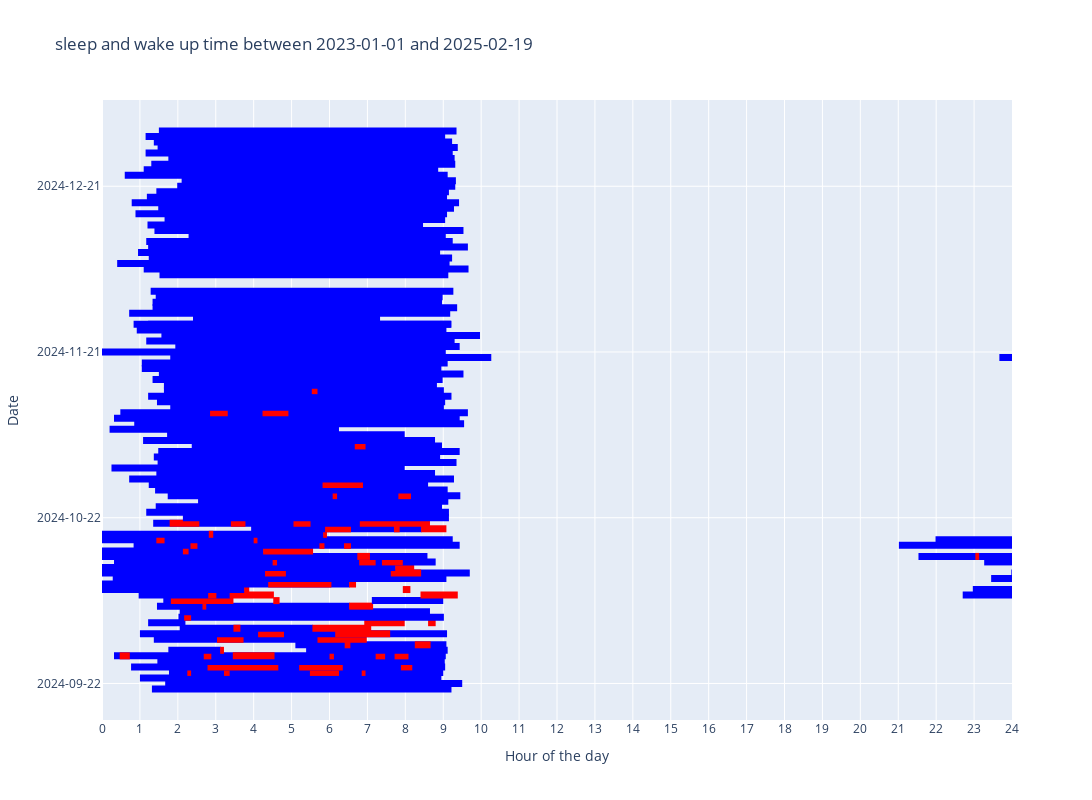

Here is the notebook cell this chart was saved with:
### Code cell
agg.plot_wake_up_periods('2023-01-01', end_time, save_png=save)

### Figure 1 — Plotly figure (JSON) as saved in the notebook; plotly's stock layout.template omitted (floating-point values rounded to 4 significant figures)
{"data": [{"hovertemplate": "2024-09-21 - 01:19:00 - 09:13:00", "line": {"color": "blue", "width": 7}, "mode": "lines", "showlegend": false, "type": "scatter", "x": [1.317, 9.217], "y": [629, 629]}, {"hovertemplate": "2024-09-22 - 01:40:00 - 09:30:00", "line": {"color": "blue", "width": 7}, "mode": "lines", "showlegend": false, "type": "scatter", "x": [1.667, 9.5], "y": [630, 630]}, {"hovertemplate": "2024-09-23 - 01:00:00 - 08:57:00", "line": {"color": "blue", "width": 7}, "mode": "lines", "showlegend": false, "type": "scatter", "x": [1, 8.95], "y": [631, 631]}, {"hovertemplate": "2024-09-24 - 01:46:00 - 09:00:00", "line": {"color": "blue", "width": 7}, "mode": "lines", "showlegend": false, "type": "scatter", "x": [1.767, 9], "y": [632, 632]}, {"hovertemplate": "2024-09-24 - 02:15:00 - 02:21:00", "line": {"color": "red", "width": 7}, "mode": "lines", "showlegend": false, "type": "scatter", "x": [2.25, 2.35], "y": [632, 632]}, {"hovertemplate": "2024-09-24 - 03:13:00 - 03:22:00", "line": {"color": "red", "width": 7}, "mode": "lines", "showlegend": false, "type": "scatter", "x": [3.217, 3.367], "y": [632, 632]}, {"hovertemplate": "2024-09-24 - 05:29:00 - 06:15:00", "line": {"color": "red", "width": 7}, "mode": "lines", "showlegend": false, "type": "scatter", "x": [5.483, 6.25], "y": [632, 632]}, {"hovertemplate": "2024-09-24 - 06:51:00 - 06:57:00", "line": {"color": "red", "width": 7}, "mode": "lines", "showlegend": false, "type": "scatter", "x": [6.85, 6.95], "y": [632, 632]}, {"hovertemplate": "2024-09-25 - 00:46:00 - 09:03:00", "line": {"color": "blue", "width": 7}, "mode": "lines", "showlegend": false, "type": "scatter", "x": [0.7667, 9.05], "y": [633, 633]}, {"hovertemplate": "2024-09-25 - 02:47:00 - 04:39:00", "line": {"color": "red", "width": 7}, "mode": "lines", "showlegend": false, "type": "scatter", "x": [2.783, 4.65], "y": [633, 633]}, {"hovertemplate": "2024-09-25 - 05:12:00 - 06:21:00", "line": {"color": "red", "width": 7}, "mode": "lines", "showlegend": false, "type": "scatter", "x": [5.2, 6.35], "y": [633, 633]}, {"hovertemplate": "2024-09-25 - 07:53:00 - 08:11:00", "line": {"color": "red", "width": 7}, "mode": "lines", "showlegend": false, "type": "scatter", "x": [7.883, 8.183], "y": [633, 633]}, {"hovertemplate": "2024-09-26 - 01:28:00 - 09:02:00", "line": {"color": "blue", "width": 7}, "mode": "lines", "showlegend": false, "type": "scatter", "x": [1.467, 9.033], "y": [634, 634]}, {"hovertemplate": "2024-09-26 - 01:28:00 - 09:02:00", "line": {"color": "blue", "width": 7}, "mode": "lines", "showlegend": false, "type": "scatter", "x": [1.467, 9.033], "y": [634, 634]}, {"hovertemplate": "2024-09-27 - 00:19:00 - 09:04:00", "line": {"color": "blue", "width": 7}, "mode": "lines", "showlegend": false, "type": "scatter", "x": [0.3167, 9.067], "y": [635, 635]}, {"hovertemplate": "2024-09-27 - 00:28:00 - 00:44:00", "line": {"color": "red", "width": 7}, "mode": "lines", "showlegend": false, "type": "scatter", "x": [0.4667, 0.7333], "y": [635, 635]}, {"hovertemplate": "2024-09-27 - 02:41:00 - 02:53:00", "line": {"color": "red", "width": 7}, "mode": "lines", "showlegend": false, "type": "scatter", "x": [2.683, 2.883], "y": [635, 635]}, {"hovertemplate": "2024-09-27 - 03:27:00 - 04:33:00", "line": {"color": "red", "width": 7}, "mode": "lines", "showlegend": false, "type": "scatter", "x": [3.45, 4.55], "y": [635, 635]}, {"hovertemplate": "2024-09-27 - 06:00:00 - 06:07:00", "line": {"color": "red", "width": 7}, "mode": "lines", "showlegend": false, "type": "scatter", "x": [6, 6.117], "y": [635, 635]}, {"hovertemplate": "2024-09-27 - 07:13:00 - 07:28:00", "line": {"color": "red", "width": 7}, "mode": "lines", "showlegend": false, "type": "scatter", "x": [7.217, 7.467], "y": [635, 635]}, {"hovertemplate": "2024-09-27 - 07:43:00 - 08:05:00", "line": {"color": "red", "width": 7}, "mode": "lines", "showlegend": false, "type": "scatter", "x": [7.717, 8.083], "y": [635, 635]}, {"hovertemplate": "2024-09-28 - 01:45:00 - 03:08:00", "line": {"color": "blue", "width": 7}, "mode": "lines", "showlegend": false, "type": "scatter", "x": [1.75, 3.133], "y": [636, 636]}, {"hovertemplate": "2024-09-28 - 05:23:00 - 09:07:00", "line": {"color": "blue", "width": 7}, "mode": "lines", "showlegend": false, "type": "scatter", "x": [5.383, 9.117], "y": [636, 636]}, {"hovertemplate": "2024-09-28 - 03:07:00 - 03:13:00", "line": {"color": "red", "width": 7}, "mode": "lines", "showlegend": false, "type": "scatter", "x": [3.117, 3.217], "y": [636, 636]}, {"hovertemplate": "2024-09-29 - 05:06:00 - 09:05:00", "line": {"color": "blue", "width": 7}, "mode": "lines", "showlegend": false, "type": "scatter", "x": [5.1, 9.083], "y": [637, 637]}, {"hovertemplate": "2024-09-29 - 06:24:00 - 06:33:00", "line": {"color": "red", "width": 7}, "mode": "lines", "showlegend": false, "type": "scatter", "x": [6.4, 6.55], "y": [637, 637]}, {"hovertemplate": "2024-09-29 - 08:15:00 - 08:40:00", "line": {"color": "red", "width": 7}, "mode": "lines", "showlegend": false, "type": "scatter", "x": [8.25, 8.667], "y": [637, 637]}, {"hovertemplate": "2024-09-30 - 01:22:00 - 05:42:00", "line": {"color": "blue", "width": 7}, "mode": "lines", "showlegend": false, "type": "scatter", "x": [1.367, 5.7], "y": [638, 638]}, {"hovertemplate": "2024-09-30 - 03:02:00 - 03:44:00", "line": {"color": "red", "width": 7}, "mode": "lines", "showlegend": false, "type": "scatter", "x": [3.033, 3.733], "y": [638, 638]}, {"hovertemplate": "2024-09-30 - 05:41:00 - 06:59:00", "line": {"color": "red", "width": 7}, "mode": "lines", "showlegend": false, "type": "scatter", "x": [5.683, 6.983], "y": [638, 638]}, {"hovertemplate": "2024-10-01 - 01:00:00 - 09:06:00", "line": {"color": "blue", "width": 7}, "mode": "lines", "showlegend": false, "type": "scatter", "x": [1, 9.1], "y": [639, 639]}, {"hovertemplate": "2024-10-01 - 04:07:00 - 04:48:00", "line": {"color": "red", "width": 7}, "mode": "lines", "showlegend": false, "type": "scatter", "x": [4.117, 4.8], "y": [639, 639]}, {"hovertemplate": "2024-10-01 - 06:09:00 - 07:36:00", "line": {"color": "red", "width": 7}, "mode": "lines", "showlegend": false, "type": "scatter", "x": [6.15, 7.6], "y": [639, 639]}, {"hovertemplate": "2024-10-02 - 02:03:00 - 05:34:00", "line": {"color": "blue", "width": 7}, "mode": "lines", "showlegend": false, "type": "scatter", "x": [2.05, 5.567], "y": [640, 640]}, {"hovertemplate": "2024-10-02 - 03:28:00 - 03:39:00", "line": {"color": "red", "width": 7}, "mode": "lines", "showlegend": false, "type": "scatter", "x": [3.467, 3.65], "y": [640, 640]}, {"hovertemplate": "2024-10-02 - 05:33:00 - 07:06:00", "line": {"color": "red", "width": 7}, "mode": "lines", "showlegend": false, "type": "scatter", "x": [5.55, 7.1], "y": [640, 640]}, {"hovertemplate": "2024-10-03 - 01:13:00 - 02:12:00", "line": {"color": "blue", "width": 7}, "mode": "lines", "showlegend": false, "type": "scatter", "x": [1.217, 2.2], "y": [641, 641]}, {"hovertemplate": "2024-10-03 - 06:55:00 - 07:59:00", "line": {"color": "red", "width": 7}, "mode": "lines", "showlegend": false, "type": "scatter", "x": [6.917, 7.983], "y": [641, 641]}, {"hovertemplate": "2024-10-03 - 08:36:00 - 08:48:00", "line": {"color": "red", "width": 7}, "mode": "lines", "showlegend": false, "type": "scatter", "x": [8.6, 8.8], "y": [641, 641]}, {"hovertemplate": "2024-10-04 - 02:01:00 - 09:01:00", "line": {"color": "blue", "width": 7}, "mode": "lines", "showlegend": false, "type": "scatter", "x": [2.017, 9.017], "y": [642, 642]}, {"hovertemplate": "2024-10-04 - 02:10:00 - 02:21:00", "line": {"color": "red", "width": 7}, "mode": "lines", "showlegend": false, "type": "scatter", "x": [2.167, 2.35], "y": [642, 642]}, {"hovertemplate": "2024-10-05 - 02:03:00 - 08:39:00", "line": {"color": "blue", "width": 7}, "mode": "lines", "showlegend": false, "type": "scatter", "x": [2.05, 8.65], "y": [643, 643]}, {"hovertemplate": "2024-10-06 - 01:27:00 - 06:32:00", "line": {"color": "blue", "width": 7}, "mode": "lines", "showlegend": false, "type": "scatter", "x": [1.45, 6.533], "y": [644, 644]}, {"hovertemplate": "2024-10-06 - 02:39:00 - 02:45:00", "line": {"color": "red", "width": 7}, "mode": "lines", "showlegend": false, "type": "scatter", "x": [2.65, 2.75], "y": [644, 644]}, {"hovertemplate": "2024-10-06 - 06:31:00 - 07:09:00", "line": {"color": "red", "width": 7}, "mode": "lines", "showlegend": false, "type": "scatter", "x": [6.517, 7.15], "y": [644, 644]}, {"hovertemplate": "2024-10-07 - 01:37:00 - 01:50:00", "line": {"color": "blue", "width": 7}, "mode": "lines", "showlegend": false, "type": "scatter", "x": [1.617, 1.833], "y": [645, 645]}, {"hovertemplate": "2024-10-07 - 07:07:00 - 09:00:00", "line": {"color": "blue", "width": 7}, "mode": "lines", "showlegend": false, "type": "scatter", "x": [7.117, 9], "y": [645, 645]}, {"hovertemplate": "2024-10-07 - 01:49:00 - 03:28:00", "line": {"color": "red", "width": 7}, "mode": "lines", "showlegend": false, "type": "scatter", "x": [1.817, 3.467], "y": [645, 645]}, {"hovertemplate": "2024-10-07 - 04:31:00 - 04:41:00", "line": {"color": "red", "width": 7}, "mode": "lines", "showlegend": false, "type": "scatter", "x": [4.517, 4.683], "y": [645, 645]}, {"hovertemplate": "2024-10-08 - 00:58:00 - 03:23:00", "line": {"color": "blue", "width": 7}, "mode": "lines", "showlegend": false, "type": "scatter", "x": [0.9667, 3.383], "y": [646, 646]}, {"hovertemplate": "2024-10-08 - 02:48:00 - 03:01:00", "line": {"color": "red", "width": 7}, "mode": "lines", "showlegend": false, "type": "scatter", "x": [2.8, 3.017], "y": [646, 646]}, {"hovertemplate": "2024-10-08 - 03:22:00 - 04:32:00", "line": {"color": "red", "width": 7}, "mode": "lines", "showlegend": false, "type": "scatter", "x": [3.367, 4.533], "y": [646, 646]}, {"hovertemplate": "2024-10-08 - 08:24:00 - 09:23:00", "line": {"color": "red", "width": 7}, "mode": "lines", "showlegend": false, "type": "scatter", "x": [8.4, 9.383], "y": [646, 646]}, {"hovertemplate": "2024-10-08 - 22:42:00 - 24:00:00", "line": {"color": "blue", "width": 7}, "mode": "lines", "showlegend": false, "type": "scatter", "x": [22.7, 24], "y": [646, 646]}, {"hovertemplate": "2024-10-09 - 00:00:00 - 03:46:00", "line": {"color": "blue", "width": 7}, "mode": "lines", "showlegend": false, "type": "scatter", "x": [0, 3.767], "y": [647, 647]}, {"hovertemplate": "2024-10-09 - 03:45:00 - 03:53:00", "line": {"color": "red", "width": 7}, "mode": "lines", "showlegend": false, "type": "scatter", "x": [3.75, 3.883], "y": [647, 647]}, {"hovertemplate": "2024-10-09 - 07:56:00 - 08:08:00", "line": {"color": "red", "width": 7}, "mode": "lines", "showlegend": false, "type": "scatter", "x": [7.933, 8.133], "y": [647, 647]}, {"hovertemplate": "2024-10-09 - 22:58:00 - 24:00:00", "line": {"color": "blue", "width": 7}, "mode": "lines", "showlegend": false, "type": "scatter", "x": [22.97, 24], "y": [647, 647]}, {"hovertemplate": "2024-10-10 - 00:00:00 - 06:32:00", "line": {"color": "blue", "width": 7}, "mode": "lines", "showlegend": false, "type": "scatter", "x": [0, 6.533], "y": [648, 648]}, {"hovertemplate": "2024-10-10 - 04:23:00 - 06:03:00", "line": {"color": "red", "width": 7}, "mode": "lines", "showlegend": false, "type": "scatter", "x": [4.383, 6.05], "y": [648, 648]}, {"hovertemplate": "2024-10-10 - 06:31:00 - 06:42:00", "line": {"color": "red", "width": 7}, "mode": "lines", "showlegend": false, "type": "scatter", "x": [6.517, 6.7], "y": [648, 648]}, {"hovertemplate": "2024-10-11 - 00:17:00 - 09:05:00", "line": {"color": "blue", "width": 7}, "mode": "lines", "showlegend": false, "type": "scatter", "x": [0.2833, 9.083], "y": [649, 649]}, {"hovertemplate": "2024-10-11 - 23:27:00 - 24:00:00", "line": {"color": "blue", "width": 7}, "mode": "lines", "showlegend": false, "type": "scatter", "x": [23.45, 24], "y": [649, 649]}, {"hovertemplate": "2024-10-12 - 00:00:00 - 09:42:00", "line": {"color": "blue", "width": 7}, "mode": "lines", "showlegend": false, "type": "scatter", "x": [0, 9.7], "y": [650, 650]}, {"hovertemplate": "2024-10-12 - 04:18:00 - 04:51:00", "line": {"color": "red", "width": 7}, "mode": "lines", "showlegend": false, "type": "scatter", "x": [4.3, 4.85], "y": [650, 650]}, {"hovertemplate": "2024-10-12 - 07:37:00 - 08:25:00", "line": {"color": "red", "width": 7}, "mode": "lines", "showlegend": false, "type": "scatter", "x": [7.617, 8.417], "y": [650, 650]}, {"hovertemplate": "2024-10-12 - 23:59:00 - 24:00:00", "line": {"color": "blue", "width": 7}, "mode": "lines", "showlegend": false, "type": "scatter", "x": [23.98, 24], "y": [650, 650]}, {"hovertemplate": "2024-10-13 - 00:00:00 - 07:45:00", "line": {"color": "blue", "width": 7}, "mode": "lines", "showlegend": false, "type": "scatter", "x": [0, 7.75], "y": [651, 651]}, {"hovertemplate": "2024-10-13 - 07:44:00 - 08:14:00", "line": {"color": "red", "width": 7}, "mode": "lines", "showlegend": false, "type": "scatter", "x": [7.733, 8.233], "y": [651, 651]}, {"hovertemplate": "2024-10-14 - 00:19:00 - 08:48:00", "line": {"color": "blue", "width": 7}, "mode": "lines", "showlegend": false, "type": "scatter", "x": [0.3167, 8.8], "y": [652, 652]}, {"hovertemplate": "2024-10-14 - 04:30:00 - 04:37:00", "line": {"color": "red", "width": 7}, "mode": "lines", "showlegend": false, "type": "scatter", "x": [4.5, 4.617], "y": [652, 652]}, {"hovertemplate": "2024-10-14 - 06:47:00 - 07:13:00", "line": {"color": "red", "width": 7}, "mode": "lines", "showlegend": false, "type": "scatter", "x": [6.783, 7.217], "y": [652, 652]}, {"hovertemplate": "2024-10-14 - 07:23:00 - 07:56:00", "line": {"color": "red", "width": 7}, "mode": "lines", "showlegend": false, "type": "scatter", "x": [7.383, 7.933], "y": [652, 652]}, {"hovertemplate": "2024-10-14 - 23:16:00 - 24:00:00", "line": {"color": "blue", "width": 7}, "mode": "lines", "showlegend": false, "type": "scatter", "x": [23.27, 24], "y": [652, 652]}, {"hovertemplate": "2024-10-15 - 00:00:00 - 08:35:00", "line": {"color": "blue", "width": 7}, "mode": "lines", "showlegend": false, "type": "scatter", "x": [0, 8.583], "y": [653, 653]}, {"hovertemplate": "2024-10-15 - 06:44:00 - 07:04:00", "line": {"color": "red", "width": 7}, "mode": "lines", "showlegend": false, "type": "scatter", "x": [6.733, 7.067], "y": [653, 653]}, {"hovertemplate": "2024-10-15 - 21:32:00 - 24:00:00", "line": {"color": "blue", "width": 7}, "mode": "lines", "showlegend": false, "type": "scatter", "x": [21.53, 24], "y": [653, 653]}, {"hovertemplate": "2024-10-16 - 00:00:00 - 04:16:00", "line": {"color": "blue", "width": 7}, "mode": "lines", "showlegend": false, "type": "scatter", "x": [0, 4.267], "y": [654, 654]}, {"hovertemplate": "2024-10-15 - 23:02:00 - 23:08:00", "line": {"color": "red", "width": 7}, "mode": "lines", "showlegend": false, "type": "scatter", "x": [23.03, 23.13], "y": [653, 653]}, {"hovertemplate": "2024-10-16 - 02:08:00 - 02:17:00", "line": {"color": "red", "width": 7}, "mode": "lines", "showlegend": false, "type": "scatter", "x": [2.133, 2.283], "y": [654, 654]}, {"hovertemplate": "2024-10-16 - 04:15:00 - 05:34:00", "line": {"color": "red", "width": 7}, "mode": "lines", "showlegend": false, "type": "scatter", "x": [4.25, 5.567], "y": [654, 654]}, {"hovertemplate": "2024-10-17 - 00:50:00 - 09:26:00", "line": {"color": "blue", "width": 7}, "mode": "lines", "showlegend": false, "type": "scatter", "x": [0.8333, 9.433], "y": [655, 655]}, {"hovertemplate": "2024-10-17 - 02:20:00 - 02:31:00", "line": {"color": "red", "width": 7}, "mode": "lines", "showlegend": false, "type": "scatter", "x": [2.333, 2.517], "y": [655, 655]}, {"hovertemplate": "2024-10-17 - 05:44:00 - 05:52:00", "line": {"color": "red", "width": 7}, "mode": "lines", "showlegend": false, "type": "scatter", "x": [5.733, 5.867], "y": [655, 655]}, {"hovertemplate": "2024-10-17 - 06:23:00 - 06:34:00", "line": {"color": "red", "width": 7}, "mode": "lines", "showlegend": false, "type": "scatter", "x": [6.383, 6.567], "y": [655, 655]}, {"hovertemplate": "2024-10-17 - 21:01:00 - 24:00:00", "line": {"color": "blue", "width": 7}, "mode": "lines", "showlegend": false, "type": "scatter", "x": [21.02, 24], "y": [655, 655]}, {"hovertemplate": "2024-10-18 - 00:00:00 - 09:15:00", "line": {"color": "blue", "width": 7}, "mode": "lines", "showlegend": false, "type": "scatter", "x": [0, 9.25], "y": [656, 656]}, {"hovertemplate": "2024-10-18 - 01:26:00 - 01:39:00", "line": {"color": "red", "width": 7}, "mode": "lines", "showlegend": false, "type": "scatter", "x": [1.433, 1.65], "y": [656, 656]}, {"hovertemplate": "2024-10-18 - 04:00:00 - 04:06:00", "line": {"color": "red", "width": 7}, "mode": "lines", "showlegend": false, "type": "scatter", "x": [4, 4.1], "y": [656, 656]}, {"hovertemplate": "2024-10-18 - 21:59:00 - 24:00:00", "line": {"color": "blue", "width": 7}, "mode": "lines", "showlegend": false, "type": "scatter", "x": [21.98, 24], "y": [656, 656]}, {"hovertemplate": "2024-10-19 - 00:00:00 - 05:51:00", "line": {"color": "blue", "width": 7}, "mode": "lines", "showlegend": false, "type": "scatter", "x": [0, 5.85], "y": [657, 657]}, {"hovertemplate": "2024-10-19 - 02:49:00 - 02:56:00", "line": {"color": "red", "width": 7}, "mode": "lines", "showlegend": false, "type": "scatter", "x": [2.817, 2.933], "y": [657, 657]}, {"hovertemplate": "2024-10-19 - 05:50:00 - 05:56:00", "line": {"color": "red", "width": 7}, "mode": "lines", "showlegend": false, "type": "scatter", "x": [5.833, 5.933], "y": [657, 657]}, {"hovertemplate": "2024-10-20 - 03:56:00 - 08:26:00", "line": {"color": "blue", "width": 7}, "mode": "lines", "showlegend": false, "type": "scatter", "x": [3.933, 8.433], "y": [658, 658]}, {"hovertemplate": "2024-10-20 - 05:53:00 - 06:34:00", "line": {"color": "red", "width": 7}, "mode": "lines", "showlegend": false, "type": "scatter", "x": [5.883, 6.567], "y": [658, 658]}, {"hovertemplate": "2024-10-20 - 07:42:00 - 07:51:00", "line": {"color": "red", "width": 7}, "mode": "lines", "showlegend": false, "type": "scatter", "x": [7.7, 7.85], "y": [658, 658]}, {"hovertemplate": "2024-10-20 - 08:25:00 - 09:05:00", "line": {"color": "red", "width": 7}, "mode": "lines", "showlegend": false, "type": "scatter", "x": [8.417, 9.083], "y": [658, 658]}, {"hovertemplate": "2024-10-21 - 01:21:00 - 06:49:00", "line": {"color": "blue", "width": 7}, "mode": "lines", "showlegend": false, "type": "scatter", "x": [1.35, 6.817], "y": [659, 659]}, {"hovertemplate": "2024-10-21 - 01:47:00 - 02:34:00", "line": {"color": "red", "width": 7}, "mode": "lines", "showlegend": false, "type": "scatter", "x": [1.783, 2.567], "y": [659, 659]}, {"hovertemplate": "2024-10-21 - 03:24:00 - 03:47:00", "line": {"color": "red", "width": 7}, "mode": "lines", "showlegend": false, "type": "scatter", "x": [3.4, 3.783], "y": [659, 659]}, {"hovertemplate": "2024-10-21 - 05:03:00 - 05:30:00", "line": {"color": "red", "width": 7}, "mode": "lines", "showlegend": false, "type": "scatter", "x": [5.05, 5.5], "y": [659, 659]}, {"hovertemplate": "2024-10-21 - 06:48:00 - 08:39:00", "line": {"color": "red", "width": 7}, "mode": "lines", "showlegend": false, "type": "scatter", "x": [6.8, 8.65], "y": [659, 659]}, {"hovertemplate": "2024-10-22 - 02:08:00 - 09:09:00", "line": {"color": "blue", "width": 7}, "mode": "lines", "showlegend": false, "type": "scatter", "x": [2.133, 9.15], "y": [660, 660]}, {"hovertemplate": "2024-10-23 - 01:10:00 - 09:09:00", "line": {"color": "blue", "width": 7}, "mode": "lines", "showlegend": false, "type": "scatter", "x": [1.167, 9.15], "y": [661, 661]}, {"hovertemplate": "2024-10-24 - 01:25:00 - 08:58:00", "line": {"color": "blue", "width": 7}, "mode": "lines", "showlegend": false, "type": "scatter", "x": [1.417, 8.967], "y": [662, 662]}, {"hovertemplate": "2024-10-25 - 02:32:00 - 09:08:00", "line": {"color": "blue", "width": 7}, "mode": "lines", "showlegend": false, "type": "scatter", "x": [2.533, 9.133], "y": [663, 663]}, {"hovertemplate": "2024-10-26 - 01:44:00 - 09:27:00", "line": {"color": "blue", "width": 7}, "mode": "lines", "showlegend": false, "type": "scatter", "x": [1.733, 9.45], "y": [664, 664]}, {"hovertemplate": "2024-10-26 - 06:05:00 - 06:12:00", "line": {"color": "red", "width": 7}, "mode": "lines", "showlegend": false, "type": "scatter", "x": [6.083, 6.2], "y": [664, 664]}, {"hovertemplate": "2024-10-26 - 07:49:00 - 08:09:00", "line": {"color": "red", "width": 7}, "mode": "lines", "showlegend": false, "type": "scatter", "x": [7.817, 8.15], "y": [664, 664]}, {"hovertemplate": "2024-10-27 - 01:24:00 - 09:07:00", "line": {"color": "blue", "width": 7}, "mode": "lines", "showlegend": false, "type": "scatter", "x": [1.4, 9.117], "y": [665, 665]}, {"hovertemplate": "2024-10-28 - 01:14:00 - 08:36:00", "line": {"color": "blue", "width": 7}, "mode": "lines", "showlegend": false, "type": "scatter", "x": [1.233, 8.6], "y": [666, 666]}, {"hovertemplate": "2024-10-28 - 05:49:00 - 06:53:00", "line": {"color": "red", "width": 7}, "mode": "lines", "showlegend": false, "type": "scatter", "x": [5.817, 6.883], "y": [666, 666]}, {"hovertemplate": "2024-10-29 - 00:43:00 - 09:17:00", "line": {"color": "blue", "width": 7}, "mode": "lines", "showlegend": false, "type": "scatter", "x": [0.7167, 9.283], "y": [667, 667]}, {"hovertemplate": "2024-10-30 - 01:26:00 - 08:47:00", "line": {"color": "blue", "width": 7}, "mode": "lines", "showlegend": false, "type": "scatter", "x": [1.433, 8.783], "y": [668, 668]}, {"hovertemplate": "2024-10-31 - 00:15:00 - 07:59:00", "line": {"color": "blue", "width": 7}, "mode": "lines", "showlegend": false, "type": "scatter", "x": [0.25, 7.983], "y": [669, 669]}, {"hovertemplate": "2024-11-01 - 01:28:00 - 09:21:00", "line": {"color": "blue", "width": 7}, "mode": "lines", "showlegend": false, "type": "scatter", "x": [1.467, 9.35], "y": [670, 670]}, {"hovertemplate": "2024-11-02 - 01:22:00 - 08:55:00", "line": {"color": "blue", "width": 7}, "mode": "lines", "showlegend": false, "type": "scatter", "x": [1.367, 8.917], "y": [671, 671]}, {"hovertemplate": "2024-11-03 - 01:29:00 - 09:26:00", "line": {"color": "blue", "width": 7}, "mode": "lines", "showlegend": false, "type": "scatter", "x": [1.483, 9.433], "y": [672, 672]}, {"hovertemplate": "2024-11-04 - 02:22:00 - 08:58:00", "line": {"color": "blue", "width": 7}, "mode": "lines", "showlegend": false, "type": "scatter", "x": [2.367, 8.967], "y": [673, 673]}, {"hovertemplate": "2024-11-04 - 06:40:00 - 06:57:00", "line": {"color": "red", "width": 7}, "mode": "lines", "showlegend": false, "type": "scatter", "x": [6.667, 6.95], "y": [673, 673]}, {"hovertemplate": "2024-11-05 - 01:05:00 - 08:47:00", "line": {"color": "blue", "width": 7}, "mode": "lines", "showlegend": false, "type": "scatter", "x": [1.083, 8.783], "y": [674, 674]}, {"hovertemplate": "2024-11-06 - 01:43:00 - 07:59:00", "line": {"color": "blue", "width": 7}, "mode": "lines", "showlegend": false, "type": "scatter", "x": [1.717, 7.983], "y": [675, 675]}, {"hovertemplate": "2024-11-07 - 00:12:00 - 06:15:00", "line": {"color": "blue", "width": 7}, "mode": "lines", "showlegend": false, "type": "scatter", "x": [0.2, 6.25], "y": [676, 676]}, {"hovertemplate": "2024-11-08 - 00:51:00 - 09:33:00", "line": {"color": "blue", "width": 7}, "mode": "lines", "showlegend": false, "type": "scatter", "x": [0.85, 9.55], "y": [677, 677]}, {"hovertemplate": "2024-11-09 - 00:19:00 - 09:26:00", "line": {"color": "blue", "width": 7}, "mode": "lines", "showlegend": false, "type": "scatter", "x": [0.3167, 9.433], "y": [678, 678]}, {"hovertemplate": "2024-11-10 - 00:29:00 - 09:39:00", "line": {"color": "blue", "width": 7}, "mode": "lines", "showlegend": false, "type": "scatter", "x": [0.4833, 9.65], "y": [679, 679]}, {"hovertemplate": "2024-11-10 - 02:51:00 - 03:19:00", "line": {"color": "red", "width": 7}, "mode": "lines", "showlegend": false, "type": "scatter", "x": [2.85, 3.317], "y": [679, 679]}, {"hovertemplate": "2024-11-10 - 04:14:00 - 04:55:00", "line": {"color": "red", "width": 7}, "mode": "lines", "showlegend": false, "type": "scatter", "x": [4.233, 4.917], "y": [679, 679]}, {"hovertemplate": "2024-11-11 - 01:48:00 - 09:01:00", "line": {"color": "blue", "width": 7}, "mode": "lines", "showlegend": false, "type": "scatter", "x": [1.8, 9.017], "y": [680, 680]}, {"hovertemplate": "2024-11-12 - 01:27:00 - 09:03:00", "line": {"color": "blue", "width": 7}, "mode": "lines", "showlegend": false, "type": "scatter", "x": [1.45, 9.05], "y": [681, 681]}, {"hovertemplate": "2024-11-13 - 01:13:00 - 09:13:00", "line": {"color": "blue", "width": 7}, "mode": "lines", "showlegend": false, "type": "scatter", "x": [1.217, 9.217], "y": [682, 682]}, {"hovertemplate": "2024-11-14 - 01:38:00 - 09:01:00", "line": {"color": "blue", "width": 7}, "mode": "lines", "showlegend": false, "type": "scatter", "x": [1.633, 9.017], "y": [683, 683]}, {"hovertemplate": "2024-11-14 - 05:32:00 - 05:41:00", "line": {"color": "red", "width": 7}, "mode": "lines", "showlegend": false, "type": "scatter", "x": [5.533, 5.683], "y": [683, 683]}, {"hovertemplate": "2024-11-15 - 01:38:00 - 08:50:00", "line": {"color": "blue", "width": 7}, "mode": "lines", "showlegend": false, "type": "scatter", "x": [1.633, 8.833], "y": [684, 684]}, {"hovertemplate": "2024-11-16 - 01:20:00 - 08:59:00", "line": {"color": "blue", "width": 7}, "mode": "lines", "showlegend": false, "type": "scatter", "x": [1.333, 8.983], "y": [685, 685]}, {"hovertemplate": "2024-11-17 - 01:30:00 - 09:32:00", "line": {"color": "blue", "width": 7}, "mode": "lines", "showlegend": false, "type": "scatter", "x": [1.5, 9.533], "y": [686, 686]}, {"hovertemplate": "2024-11-18 - 01:03:00 - 08:57:00", "line": {"color": "blue", "width": 7}, "mode": "lines", "showlegend": false, "type": "scatter", "x": [1.05, 8.95], "y": [687, 687]}, {"hovertemplate": "2024-11-19 - 01:03:00 - 09:07:00", "line": {"color": "blue", "width": 7}, "mode": "lines", "showlegend": false, "type": "scatter", "x": [1.05, 9.117], "y": [688, 688]}, {"hovertemplate": "2024-11-20 - 01:48:00 - 10:16:00", "line": {"color": "blue", "width": 7}, "mode": "lines", "showlegend": false, "type": "scatter", "x": [1.8, 10.27], "y": [689, 689]}, {"hovertemplate": "2024-11-20 - 23:40:00 - 24:00:00", "line": {"color": "blue", "width": 7}, "mode": "lines", "showlegend": false, "type": "scatter", "x": [23.67, 24], "y": [689, 689]}, {"hovertemplate": "2024-11-21 - 00:00:00 - 09:04:00", "line": {"color": "blue", "width": 7}, "mode": "lines", "showlegend": false, "type": "scatter", "x": [0, 9.067], "y": [690, 690]}, {"hovertemplate": "2024-11-22 - 01:56:00 - 09:26:00", "line": {"color": "blue", "width": 7}, "mode": "lines", "showlegend": false, "type": "scatter", "x": [1.933, 9.433], "y": [691, 691]}, {"hovertemplate": "2024-11-23 - 01:10:00 - 09:18:00", "line": {"color": "blue", "width": 7}, "mode": "lines", "showlegend": false, "type": "scatter", "x": [1.167, 9.3], "y": [692, 692]}, {"hovertemplate": "2024-11-24 - 02:22:00 - 09:58:00", "line": {"color": "blue", "width": 7}, "mode": "lines", "showlegend": false, "type": "scatter", "x": [2.367, 9.967], "y": [693, 693]}, {"hovertemplate": "2024-11-24 - 01:34:00 - 09:58:00", "line": {"color": "blue", "width": 7}, "mode": "lines", "showlegend": false, "type": "scatter", "x": [1.567, 9.967], "y": [693, 693]}, {"hovertemplate": "2024-11-25 - 00:55:00 - 09:05:00", "line": {"color": "blue", "width": 7}, "mode": "lines", "showlegend": false, "type": "scatter", "x": [0.9167, 9.083], "y": [694, 694]}, {"hovertemplate": "2024-11-26 - 00:50:00 - 09:12:00", "line": {"color": "blue", "width": 7}, "mode": "lines", "showlegend": false, "type": "scatter", "x": [0.8333, 9.2], "y": [695, 695]}, {"hovertemplate": "2024-11-26 - 01:13:00 - 09:13:00", "line": {"color": "blue", "width": 7}, "mode": "lines", "showlegend": false, "type": "scatter", "x": [1.217, 9.217], "y": [695, 695]}, {"hovertemplate": "2024-11-27 - 02:24:00 - 07:20:00", "line": {"color": "blue", "width": 7}, "mode": "lines", "showlegend": false, "type": "scatter", "x": [2.4, 7.333], "y": [696, 696]}, {"hovertemplate": "2024-11-28 - 00:43:00 - 09:11:00", "line": {"color": "blue", "width": 7}, "mode": "lines", "showlegend": false, "type": "scatter", "x": [0.7167, 9.183], "y": [697, 697]}, {"hovertemplate": "2024-11-29 - 01:20:00 - 09:22:00", "line": {"color": "blue", "width": 7}, "mode": "lines", "showlegend": false, "type": "scatter", "x": [1.333, 9.367], "y": [698, 698]}, {"hovertemplate": "2024-11-30 - 01:20:00 - 08:58:00", "line": {"color": "blue", "width": 7}, "mode": "lines", "showlegend": false, "type": "scatter", "x": [1.333, 8.967], "y": [699, 699]}, {"hovertemplate": "2024-12-01 - 01:25:00 - 08:59:00", "line": {"color": "blue", "width": 7}, "mode": "lines", "showlegend": false, "type": "scatter", "x": [1.417, 8.983], "y": [700, 700]}, {"hovertemplate": "2024-12-02 - 01:17:00 - 09:16:00", "line": {"color": "blue", "width": 7}, "mode": "lines", "showlegend": false, "type": "scatter", "x": [1.283, 9.267], "y": [701, 701]}, {"hovertemplate": "2024-12-05 - 01:31:00 - 09:08:00", "line": {"color": "blue", "width": 7}, "mode": "lines", "showlegend": false, "type": "scatter", "x": [1.517, 9.133], "y": [704, 704]}, {"hovertemplate": "2024-12-06 - 01:06:00 - 09:40:00", "line": {"color": "blue", "width": 7}, "mode": "lines", "showlegend": false, "type": "scatter", "x": [1.1, 9.667], "y": [705, 705]}, {"hovertemplate": "2024-12-07 - 00:24:00 - 09:10:00", "line": {"color": "blue", "width": 7}, "mode": "lines", "showlegend": false, "type": "scatter", "x": [0.4, 9.167], "y": [706, 706]}, {"hovertemplate": "2024-12-08 - 01:14:00 - 09:14:00", "line": {"color": "blue", "width": 7}, "mode": "lines", "showlegend": false, "type": "scatter", "x": [1.233, 9.233], "y": [707, 707]}, {"hovertemplate": "2024-12-09 - 00:57:00 - 08:55:00", "line": {"color": "blue", "width": 7}, "mode": "lines", "showlegend": false, "type": "scatter", "x": [0.95, 8.917], "y": [708, 708]}, {"hovertemplate": "2024-12-10 - 01:13:00 - 09:39:00", "line": {"color": "blue", "width": 7}, "mode": "lines", "showlegend": false, "type": "scatter", "x": [1.217, 9.65], "y": [709, 709]}, {"hovertemplate": "2024-12-11 - 01:10:00 - 09:15:00", "line": {"color": "blue", "width": 7}, "mode": "lines", "showlegend": false, "type": "scatter", "x": [1.167, 9.25], "y": [710, 710]}, {"hovertemplate": "2024-12-12 - 02:17:00 - 09:04:00", "line": {"color": "blue", "width": 7}, "mode": "lines", "showlegend": false, "type": "scatter", "x": [2.283, 9.067], "y": [711, 711]}, {"hovertemplate": "2024-12-13 - 01:23:00 - 09:32:00", "line": {"color": "blue", "width": 7}, "mode": "lines", "showlegend": false, "type": "scatter", "x": [1.383, 9.533], "y": [712, 712]}, {"hovertemplate": "2024-12-14 - 01:12:00 - 08:28:00", "line": {"color": "blue", "width": 7}, "mode": "lines", "showlegend": false, "type": "scatter", "x": [1.2, 8.467], "y": [713, 713]}, {"hovertemplate": "2024-12-15 - 01:39:00 - 09:03:00", "line": {"color": "blue", "width": 7}, "mode": "lines", "showlegend": false, "type": "scatter", "x": [1.65, 9.05], "y": [714, 714]}, {"hovertemplate": "2024-12-16 - 00:53:00 - 09:06:00", "line": {"color": "blue", "width": 7}, "mode": "lines", "showlegend": false, "type": "scatter", "x": [0.8833, 9.1], "y": [715, 715]}, {"hovertemplate": "2024-12-17 - 01:29:00 - 09:17:00", "line": {"color": "blue", "width": 7}, "mode": "lines", "showlegend": false, "type": "scatter", "x": [1.483, 9.283], "y": [716, 716]}, {"hovertemplate": "2024-12-18 - 00:47:00 - 09:25:00", "line": {"color": "blue", "width": 7}, "mode": "lines", "showlegend": false, "type": "scatter", "x": [0.7833, 9.417], "y": [717, 717]}, {"hovertemplate": "2024-12-19 - 01:11:00 - 09:06:00", "line": {"color": "blue", "width": 7}, "mode": "lines", "showlegend": false, "type": "scatter", "x": [1.183, 9.1], "y": [718, 718]}, {"hovertemplate": "2024-12-20 - 01:26:00 - 09:09:00", "line": {"color": "blue", "width": 7}, "mode": "lines", "showlegend": false, "type": "scatter", "x": [1.433, 9.15], "y": [719, 719]}, {"hovertemplate": "2024-12-21 - 01:59:00 - 09:19:00", "line": {"color": "blue", "width": 7}, "mode": "lines", "showlegend": false, "type": "scatter", "x": [1.983, 9.317], "y": [720, 720]}, {"hovertemplate": "2024-12-22 - 02:06:00 - 09:20:00", "line": {"color": "blue", "width": 7}, "mode": "lines", "showlegend": false, "type": "scatter", "x": [2.1, 9.333], "y": [721, 721]}, {"hovertemplate": "2024-12-23 - 00:36:00 - 09:07:00", "line": {"color": "blue", "width": 7}, "mode": "lines", "showlegend": false, "type": "scatter", "x": [0.6, 9.117], "y": [722, 722]}, {"hovertemplate": "2024-12-24 - 01:06:00 - 08:52:00", "line": {"color": "blue", "width": 7}, "mode": "lines", "showlegend": false, "type": "scatter", "x": [1.1, 8.867], "y": [723, 723]}, {"hovertemplate": "2024-12-25 - 01:18:00 - 09:19:00", "line": {"color": "blue", "width": 7}, "mode": "lines", "showlegend": false, "type": "scatter", "x": [1.3, 9.317], "y": [724, 724]}, {"hovertemplate": "2024-12-26 - 01:45:00 - 09:18:00", "line": {"color": "blue", "width": 7}, "mode": "lines", "showlegend": false, "type": "scatter", "x": [1.75, 9.3], "y": [725, 725]}, {"hovertemplate": "2024-12-27 - 01:09:00 - 09:15:00", "line": {"color": "blue", "width": 7}, "mode": "lines", "showlegend": false, "type": "scatter", "x": [1.15, 9.25], "y": [726, 726]}, {"hovertemplate": "2024-12-28 - 01:28:00 - 09:23:00", "line": {"color": "blue", "width": 7}, "mode": "lines", "showlegend": false, "type": "scatter", "x": [1.467, 9.383], "y": [727, 727]}, {"hovertemplate": "2024-12-29 - 01:22:00 - 09:14:00", "line": {"color": "blue", "width": 7}, "mode": "lines", "showlegend": false, "type": "scatter", "x": [1.367, 9.233], "y": [728, 728]}, {"hovertemplate": "2024-12-30 - 01:09:00 - 09:03:00", "line": {"color": "blue", "width": 7}, "mode": "lines", "showlegend": false, "type": "scatter", "x": [1.15, 9.05], "y": [729, 729]}, {"hovertemplate": "2024-12-31 - 01:30:00 - 09:21:00", "line": {"color": "blue", "width": 7}, "mode": "lines", "showlegend": false, "type": "scatter", "x": [1.5, 9.35], "y": [730, 730]}], "layout": {"height": 800, "showlegend": false, "title": {"text": "sleep and wake up time between 2023-01-01 and 2025-02-19"}, "width": 1500, "xaxis": {"range": [0, 24], "tickvals": [0, 1, 2, 3, 4, 5, 6, 7, 8, 9, 10, 11, 12, 13, 14, 15, 16, 17, 18, 19, 20, 21, 22, 23, 24], "title": {"text": "Hour of the day"}}, "yaxis": {"ticktext": ["2023-01-01", "2023-01-31", "2023-03-02", "2023-04-01", "2023-05-01", "2023-05-31", "2023-06-30", "2023-07-30", "2023-08-29", "2023-09-28", "2023-10-28", "2023-11-27", "2023-12-27", "2024-01-26", "2024-02-25", "2024-03-26", "2024-04-25", "2024-05-25", "2024-06-24", "2024-07-24", "2024-08-23", "2024-09-22", "2024-10-22", "2024-11-21", "2024-12-21", "2025-01-20", "2025-02-19"], "tickvals": [0, 30, 60, 90, 120, 150, 180, 210, 240, 270, 300, 330, 360, 390, 420, 450, 480, 510, 540, 570, 600, 630, 660, 690, 720, 750, 780], "title": {"text": "Date"}}}}
